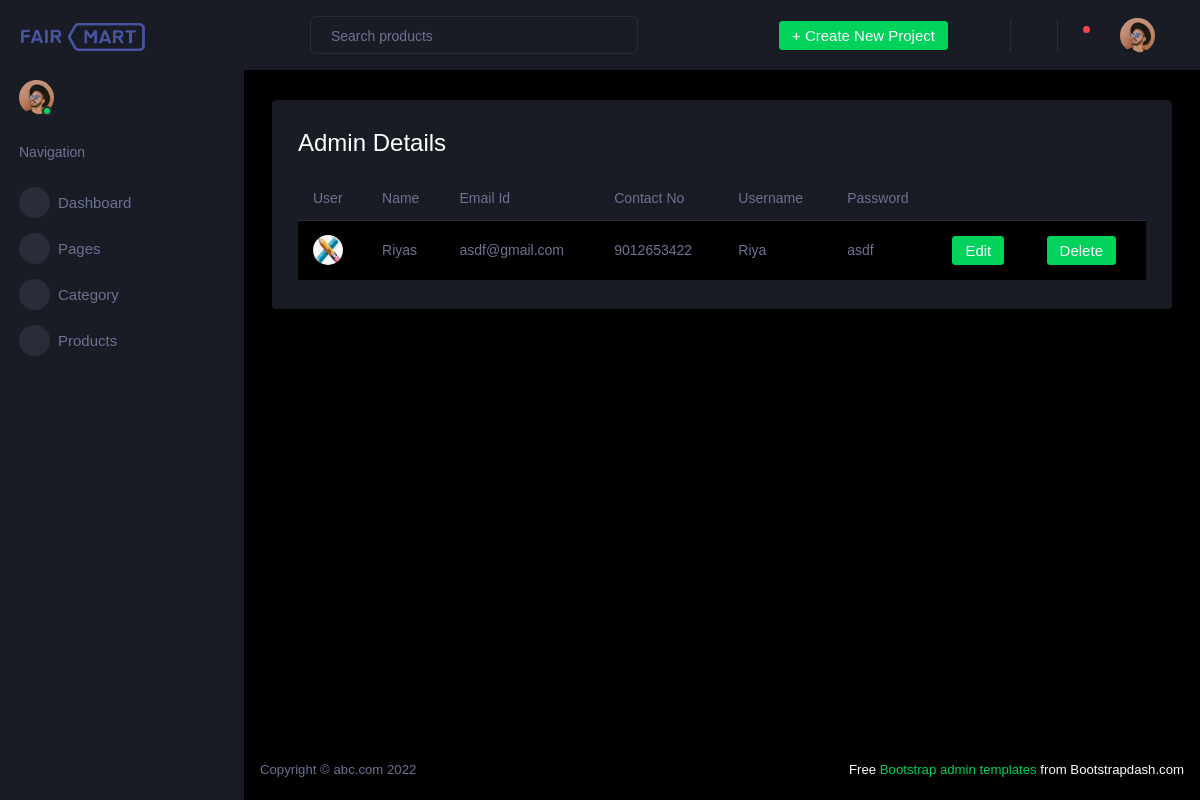
The app's page /Backend/displayadmin/ with its own data.
### Backend/models.py (models this page shows)
class admindb(models.Model):
    Name = models.CharField(max_length=50,null=True,blank=True)
    Email = models.EmailField(max_length=100,null=True,blank=True)
    Contact = models.IntegerField(null=True,blank=True)
    User = models.CharField(max_length=50,null=True,blank=True)
    Pass = models.CharField(max_length=50,null=True,blank=True)
    Image = models.ImageField(upload_to='profile/',null=True,blank=True)

### Backend/views.py (the view)
# urls.py: path('displayadmin/',views.displayadmin,name="displayadmin"),
def displayadmin(request):
    data = admindb.objects.all()
    return render(request,'AdminDisplay.html',{'data':data})

### Backend/templates/AdminDisplay.html (shortened to what this page needs)
<!DOCTYPE html>
{% extends 'index.html' %}
{% block content %}
<html lang="en">
<head>
</head>
<body>
<div class="card">
                  <div class="card-body">
                    <h3 class="card-title">Admin Details</h3>
                    <div class="table-responsive">
                      <table class="table table-striped">
                        <thead>
                          <tr>
                            <th> User </th>
                            <th> Name </th>
                            <th> Email Id </th>
                            <th> Contact No </th>
                            <th> Username </th>
                            <th> Password </th>
                          </tr>
                        </thead>
                        <tbody>
                        {% for d in data %}
                          <tr>
                            <td class="py-1">
                              <img src="{{d.Image.url}}">
                            </td>
                            <td> {{d.Name}} </td>
                            <td>{{d.Email}}
                            </td>
                            <td>{{d.Contact}}</td>
                            <td> {{d.User}} </td>
                            <td>{{d.Pass}}</td>
                            <td>
                              <form action="{% url 'edit' dataid=d.id%}">
                              <button type="submit" class="btn btn-success btn-md">Edit</button>
                              </form>
                            </td>
                            <td>
                              <form action="{% url 'delete' dataid=d.id%}">
                              <button type="submit" class="btn btn-success btn-md">Delete</button>
                              </form>
                            </td>
                          </tr>
                        {% endfor %}
                        </tbody>
                      </table>
                    </div>
                  </div>
                </div>
</body>
</html>
{% endblock %}

### records on screen
admindb: Image (picture), Name "Riyas", Email "asdf@gmail.com", Contact "9012653422", User "Riya", Pass "asdf"
